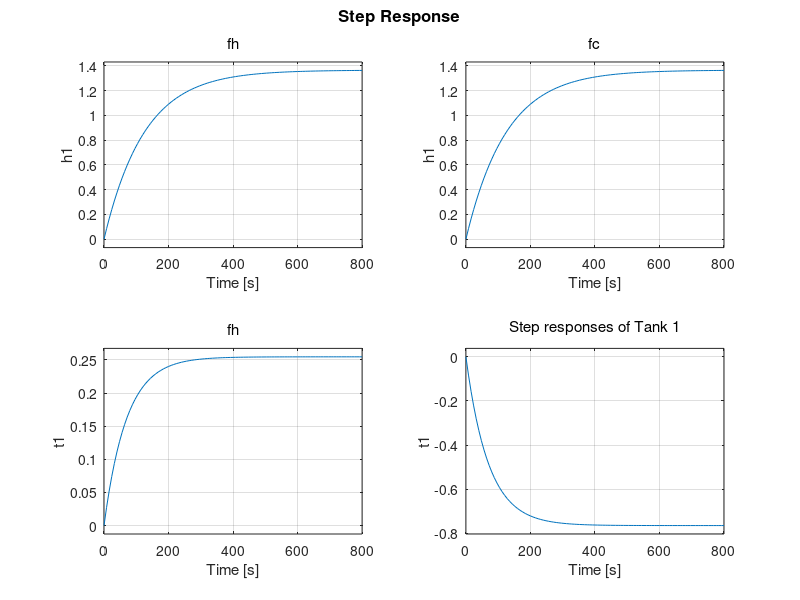

This figure's MATLAB source:
clear;
close all;
clc;

% 基础模型
A1 = 0.0256;	% Area of tank 1 (hunits^2)
A2 = 0.0477;	% Area of tank 2 (hunits^2)
h2 = 0.241;	    % Height of tank 2, fixed by overflow (hunits)
fb = 3.28e-5;   % Bias stream flow (hunits^3/sec)
fs = 0.00028;	% Flow scaling (hunits^3/sec/funit)
th = 1.0;	    % Hot water supply temp (tunits)
tc = 0.0;	    % Cold water supply temp (tunits)
tb = tc;	    % Cold bias stream temp (tunits)
alpha = 4876;   % Constant for flow/height relation (hunits/funits)
beta = 0.59;    % Constant for flow/height relation (hunits)

h1ss = 0.75;                            % Water level for tank 1
t1ss = 0.75;                            % Temperature of tank 1
f1ss = (h1ss+beta)/alpha;               % Flow tank 1 -> tank 2
fss = [th,tc;1,1]\[t1ss*f1ss;f1ss];
fhss = fss(1);                          % Hot flow
fcss = fss(2);                          % Cold flow
t2ss = (f1ss*t1ss + fb*tb)/(f1ss + fb); % Temperature of tank 2 

A = [ -1/(A1*alpha),          0;
      (beta*t1ss)/(A1*h1ss),  -(h1ss+beta)/(alpha*A1*h1ss)];

B = fs*[ 1/(A1*alpha),   1/(A1*alpha);
         th/A1,          tc/A1];

C = [ alpha,             0;
      -alpha*t1ss/h1ss,  1/h1ss];

D = zeros(2,2);
tank1nom = ss(A,B,C,D,'InputName',{'fh','fc'},'OutputName',{'h1','t1'});

clf
step(tank1nom), title('Step responses of Tank 1')


inputs = {'t1cmd', 'tdiffcmd', 't1noise', 't2noise', 'fhc', 'fcc'};
outputs = {'y_Wt1perf', 'y_Wt2perf', 'y_Whact', 'y_Wcact', ...
             'y_Whrate', 'y_Wcrate', 'y_Wt1cmd', 'y_t1diffcmd', ...
                                           'y_t1Fn', 'y_t2Fn'};

hot_act.InputName = 'fhc'; hot_act.OutputName = {'fh' 'fh_rate'};
cold_act.InputName = 'fcc'; cold_act.OutputName = {'fc' 'fc_rate'};

tank1and2u.InputName = {'fh','fc'};
tank1and2u.OutputName = {'t1','t2'};

t1F.InputName = 't1'; t1F.OutputName = 'y_t1F';
t2F.InputName = 't2'; t2F.OutputName = 'y_t2F';

Wt1cmd.InputName = 't1cmd'; Wt1cmd.OutputName = 'y_Wt1cmd';
Wtdiffcmd.InputName = 'tdiffcmd'; Wtdiffcmd.OutputName = 'y_Wtdiffcmd';

Whact.InputName = 'fh'; Whact.OutputName = 'y_Whact';
Wcact.InputName = 'fc'; Wcact.OutputName = 'y_Wcact';

Whrate.InputName = 'fh_rate'; Whrate.OutputName = 'y_Whrate';
Wcrate.InputName = 'fc_rate'; Wcrate.OutputName = 'y_Wcrate';

Wt1perf.InputName = 'u_Wt1perf'; Wt1perf.OutputName = 'y_Wt1perf';
Wt2perf.InputName = 'u_Wt2perf'; Wt2perf.OutputName = 'y_Wt2perf';

Wt1noise.InputName = 't1noise'; Wt1noise.OutputName = 'y_Wt1noise';
Wt2noise.InputName = 't2noise'; Wt2noise.OutputName = 'y_Wt2noise';

sum1 = sumblk('y_t1diffcmd = y_Wt1cmd + y_Wtdiffcmd');
sum2 = sumblk('y_t1Fn = y_t1F + y_Wt1noise');
sum3 = sumblk('y_t2Fn = y_t2F + y_Wt2noise');
sum4 = sumblk('u_Wt1perf = y_Wt1cmd - t1');
sum5 = sumblk('u_Wt2perf = y_Wtdiffcmd + y_Wt1cmd - t2');

% This produces the uncertain state-space model
P = connect(tank1and2u,hot_act,cold_act,t1F,t2F,Wt1cmd,Wtdiffcmd,Whact, ...
                Wcact,Whrate,Wcrate,Wt1perf,Wt2perf,Wt1noise,Wt2noise, ...
                   sum1,sum2,sum3,sum4,sum5,inputs,outputs);

disp('Weighted open-loop model: ')
P
